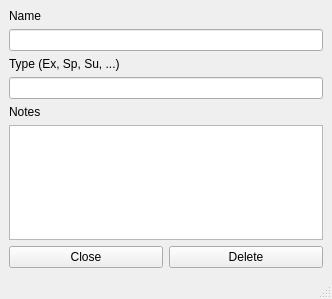
<?xml version="1.0" encoding="UTF-8"?>
<ui version="4.0">
 <class>AbilityEdit</class>
 <widget class="QMainWindow" name="AbilityEdit">
  <property name="geometry">
   <rect>
    <x>0</x>
    <y>0</y>
    <width>332</width>
    <height>299</height>
   </rect>
  </property>
  <property name="windowTitle">
   <string>MainWindow</string>
  </property>
  <widget class="QWidget" name="centralwidget">
   <layout class="QGridLayout" name="gridLayout">
    <item row="6" column="0">
     <widget class="QPushButton" name="closeButton">
      <property name="text">
       <string>Close</string>
      </property>
     </widget>
    </item>
    <item row="6" column="1">
     <widget class="QPushButton" name="deleteButton">
      <property name="text">
       <string>Delete</string>
      </property>
     </widget>
    </item>
    <item row="5" column="0" colspan="2">
     <widget class="QPlainTextEdit" name="notes"/>
    </item>
    <item row="4" column="0" colspan="2">
     <widget class="QLabel" name="label_3">
      <property name="text">
       <string>Notes</string>
      </property>
     </widget>
    </item>
    <item row="3" column="0" colspan="2">
     <widget class="QLineEdit" name="type"/>
    </item>
    <item row="2" column="0" colspan="2">
     <widget class="QLabel" name="label_2">
      <property name="text">
       <string>Type (Ex, Sp, Su, ...)</string>
      </property>
     </widget>
    </item>
    <item row="1" column="0" colspan="2">
     <widget class="QLineEdit" name="name"/>
    </item>
    <item row="0" column="0" colspan="2">
     <widget class="QLabel" name="label">
      <property name="text">
       <string>Name</string>
      </property>
     </widget>
    </item>
   </layout>
  </widget>
  <widget class="QMenuBar" name="menubar">
   <property name="geometry">
    <rect>
     <x>0</x>
     <y>0</y>
     <width>332</width>
     <height>21</height>
    </rect>
   </property>
  </widget>
  <widget class="QStatusBar" name="statusbar"/>
 </widget>
 <tabstops>
  <tabstop>name</tabstop>
  <tabstop>type</tabstop>
  <tabstop>notes</tabstop>
  <tabstop>closeButton</tabstop>
  <tabstop>deleteButton</tabstop>
 </tabstops>
 <resources/>
 <connections/>
</ui>
